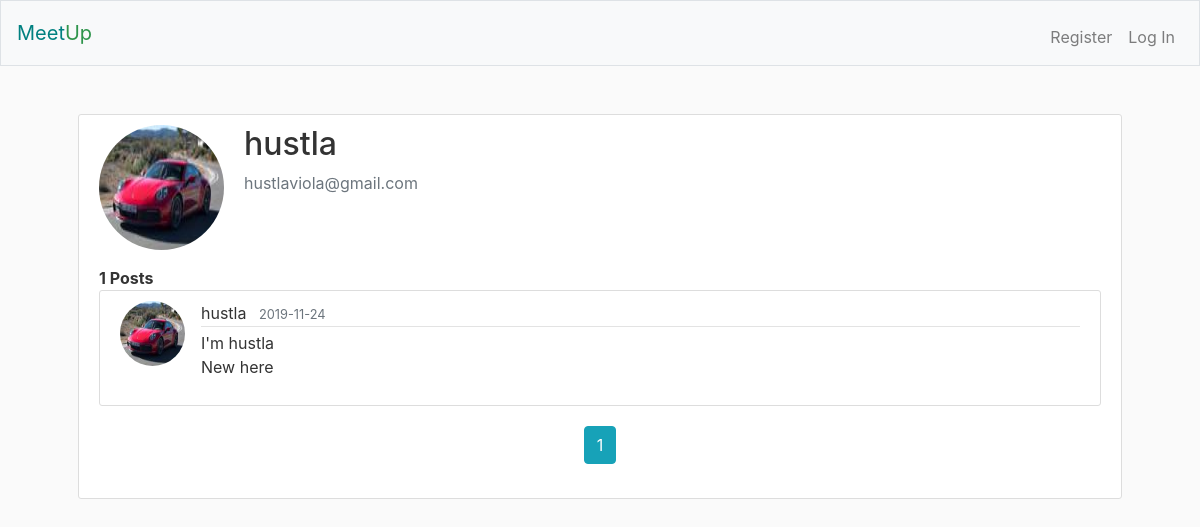
Before: /users/hustla with the older database file.
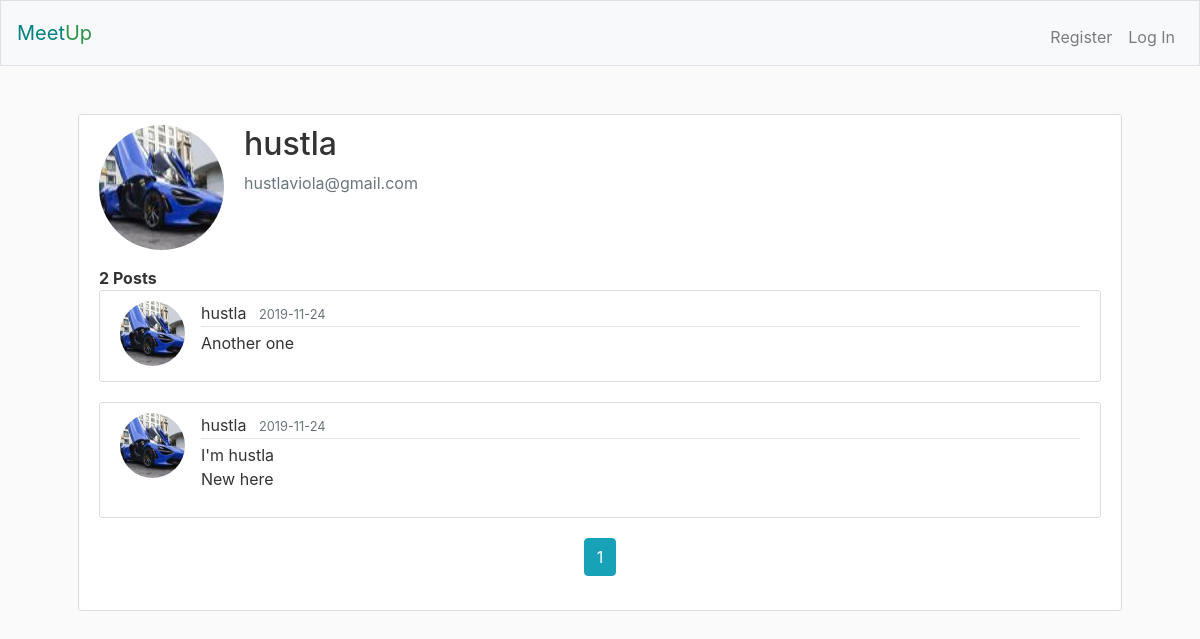
After: the same page with the newer database file.
### meetup/models.py (models this page shows, shortened)
class User(db.Model, UserMixin):
    id = db.Column(db.Integer, primary_key=True)
    username = db.Column(db.String(20), unique=True, nullable=False)
    email = db.Column(db.String(255), unique=True, nullable=False)
    image_file = db.Column(db.String(20), nullable=False, default='no-img.png')
    password = db.Column(db.String(60), nullable=False)
    posts = db.relationship('Post', backref='owner', lazy=True)

class Post(db.Model):
    id = db.Column(db.Integer, primary_key=True)
    message = db.Column(db.Text, nullable=False)
    posted_at = db.Column(db.DateTime, default=datetime.utcnow)
    owner_id = db.Column(db.Integer, db.ForeignKey('user.id'), nullable=False)

### meetup/users/routes.py (the view)
@users.route('/users/<string:username>')
def user_posts(username):
    page = request.args.get('page', 1, type=int)
    user = User.query.filter_by(username=username).first_or_404()
    posts = Post.query.filter_by(owner=user).order_by(
        Post.posted_at.desc()).paginate(page=page, per_page=5)
    return render_template('user_posts.html', posts=posts, user=user)

### meetup/templates/user_posts.html (shortened to what this page needs)
{% extends "layout.html" %}
{% block main %}
    <div class="media">
        <img class="rounded-circle account-img" src="{{ url_for('static', filename='profile-imgs/' + user.image_file) }}" />
        <div class="media-body">
            <h2 class="account-heading">{{ user.username }}</h2>
            <p class="text-secondary">{{ user.email }}</p>
        </div>
    </div>
    <div><strong>{{ posts.total }} Posts</strong></div>
    {% for post in posts.items %}
        <a id="post-link" href="{{ url_for('posts.post', post_id=post.id) }}">
            <article class="media content-section">
                <img class="rounded-circle article-img" src="{{ url_for('static', filename='profile-imgs/' + post.owner.image_file) }}" />
            <div class="media-body">
                <div class="article-metadata">
                    <span class="mr-2">{{ post.owner.username }}</span>
                    <small class="text-muted">{{ post.posted_at.strftime('%Y-%m-%d') }}</small>
                </div>
                <p class="article-content">{{ post.message }}</p>
            </div>
            </article>
        </a>
    {% endfor %}
    <div class="text-center">
    {% for page_num in posts.iter_pages(left_edge=1, right_edge=1, left_current=2, right_current=3) %}
        {% if page_num %}
            {% if posts.page == page_num %}
                <a class="btn btn-info mb-4" href="{{ url_for('users.user_posts', username=user.username, page=page_num) }}">{{ page_num }}</a>
            {% else %}
                <a class="btn btn-outline-info mb-4" href="{{ url_for('users.user_posts', username=user.username, page=page_num) }}">{{ page_num }}</a>
            {% endif%}
        {% else %}
            ...
        {% endif %}
    {% endfor %}
    </div>
{% endblock %}

### meetup/templates/layout.html (shortened to what this page needs)
<!DOCTYPE html>
<html lang="en">
  <head>
    <link
      href="https://maxcdn.bootstrapcdn.com/bootstrap/4.1.3/css/bootstrap.min.css"
      rel="stylesheet"
    />
    <link
      href="{{ url_for('static', filename='styles.css') }}"
      rel="stylesheet"
    />
  </head>
  <body>
    <nav class="navbar navbar-expand-md navbar-light bg-light border">
      <a class="navbar-brand" href="{{ url_for('main.index') }}"
        ><span class="teal">Meet</span><span class="green">Up</span></a
      >
      <div class="collapse navbar-collapse" id="navbar">
        {% if current_user.is_authenticated %}
        <ul class="navbar-nav ml-auto mt-2">
          <li class="nav-item">
            <a class="nav-link" href="{{ url_for('main.index') }}">Home</a>
          </li>
          <li class="nav-item">
            <a class="nav-link" href="{{ url_for('posts.new_post') }}">New Post</a>
          </li>
          <li class="nav-item">
            <a class="nav-link" href="{{ url_for('users.profile') }}">Profile</a>
          </li>
          <li class="nav-item">
            <a class="nav-link" href="{{ url_for('main.about') }}">About</a>
          </li>
          <li class="nav-item ml-5">
            <a class="nav-link" href="/logout">Log Out</a>
          </li>
        </ul>
        {% else %}
        <ul class="navbar-nav ml-auto mt-2">
          <li class="nav-item">
            <a class="nav-link" href="{{ url_for('users.register') }}">Register</a>
          </li>
          <li class="nav-item">
            <a class="nav-link" href="{{ url_for('users.login') }}">Log In</a>
          </li>
        </ul>
        {% endif %}
      </div>
    </nav>
    <main class="container p-5">
      <div class="content-section">
        {% block main %}{% endblock %}
      </div>
    </main>
  </body>
</html>

### meetup/static/styles.css (style rules this page uses)
body { background: #fafafa; color: #333333; }
.teal { color: teal; }
.green { color: #2e944b; }
.article-content { white-space: pre-line; }
.article-img { height: 65px; width: 65px; margin-right: 16px; }
.article-metadata { padding-bottom: 1px; margin-bottom: 4px; border-bottom: 1px solid #e3e3e3 }
.content-section { background: #ffffff; padding: 10px 20px; border: 1px solid #dddddd; border-radius: 3px; margin-bottom: 20px; }
.account-img { height: 125px; width: 125px; margin-right: 20px; margin-bottom: 16px; }
#post-link { color: #333333; text-decoration: none; }

Changed rows visible on the page:
changed User "hustla": image_file: a different picture
added Post: image_file (picture), owner.username "hustla", posted_at "2019-11-24", message "Another one"
changed through a linked row, Post "I'm hustla New here": image_file: a different picture
Other visible differences:
{{ posts.total }}: "1" → "2"
